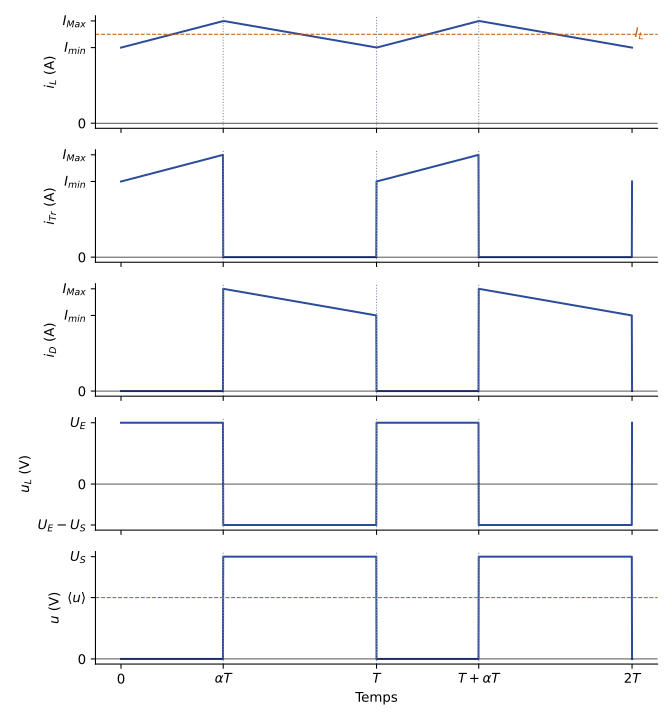

This chart was generated by the following Python code:
"""EAEP1, partiel 2017-2018, q. 5 — boost en conduction continue, alpha = 0,4.
Reconstruite (Claude) : UE = 3,6 V, L = 96 µH, f = 50 kHz (données du sujet), US = 6 V ;
courant moyen IL = 1 A choisi pour l'illustration (charge non précisée à cette question)."""
import numpy as np
import matplotlib
matplotlib.use("Agg")
import matplotlib.pyplot as plt
plt.rcParams.update({"font.family": "sans-serif", "font.size": 10, "svg.fonttype": "none"})

a, UE, US, IL, dI = 0.4, 3.6, 6.0, 1.0, 0.3
t = np.linspace(0, 2, 2001); ph = t % 1; on = ph < a
iL = np.where(on, IL - dI / 2 + dI * ph / a, IL + dI / 2 - dI * (ph - a) / (1 - a))
sig = [("$i_L$ (A)", iL), ("$i_{Tr}$ (A)", np.where(on, iL, 0)), ("$i_D$ (A)", np.where(on, 0, iL)),
       ("$u_L$ (V)", np.where(on, UE, UE - US)), ("$u$ (V)", np.where(on, 0, US))]
fig, axs = plt.subplots(5, 1, figsize=(7, 7.5), sharex=True)
for ax, (nom, y) in zip(axs, sig):
    ax.plot(t, y, color="#2B4C9B"); ax.axhline(0, color="k", lw=0.5)
    ax.set_ylabel(nom)
    for k in (a, 1, 1 + a):
        ax.axvline(k, color="#7E889B", ls=":", lw=0.8)
    ax.spines[["top", "right"]].set_visible(False)
axs[0].set_yticks([0, IL - dI / 2, IL + dI / 2]); axs[0].set_yticklabels(["0", "$I_{min}$", "$I_{Max}$"])
axs[0].axhline(IL, color="#BF6014", ls="--", lw=0.8); axs[0].text(2.01, IL, "$I_L$", color="#BF6014", va="center")
axs[1].set_yticks([0, IL - dI / 2, IL + dI / 2]); axs[1].set_yticklabels(["0", "$I_{min}$", "$I_{Max}$"])
axs[2].set_yticks([0, IL - dI / 2, IL + dI / 2]); axs[2].set_yticklabels(["0", "$I_{min}$", "$I_{Max}$"])
axs[3].set_yticks([UE - US, 0, UE]); axs[3].set_yticklabels(["$U_E-U_S$", "0", "$U_E$"])
axs[4].set_yticks([0, (1 - a) * US, US]); axs[4].set_yticklabels(["0", r"$\langle u\rangle$", "$U_S$"])
axs[4].axhline((1 - a) * US, color="#BF6014", ls="--", lw=0.8)
axs[4].set_xticks([0, a, 1, 1 + a, 2]); axs[4].set_xticklabels(["0", r"$\alpha T$", "$T$", r"$T+\alpha T$", "$2T$"])
axs[4].set_xlabel("Temps")
fig.tight_layout()
fig.savefig("ann1718-boost-chronogrammes.svg")
